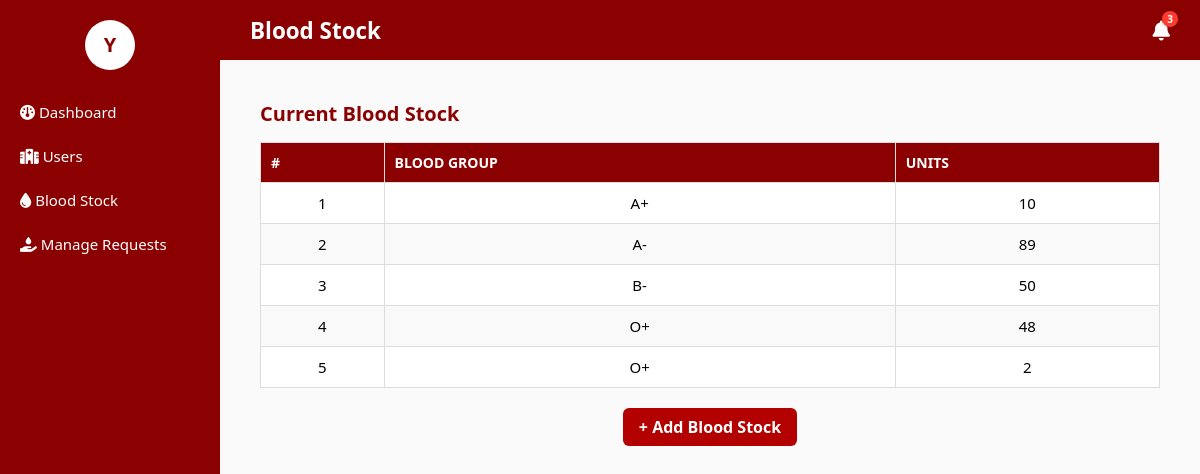
/dashboard/blood_stock_dashboard/ (signed in), run on an earlier commit of the app's database.
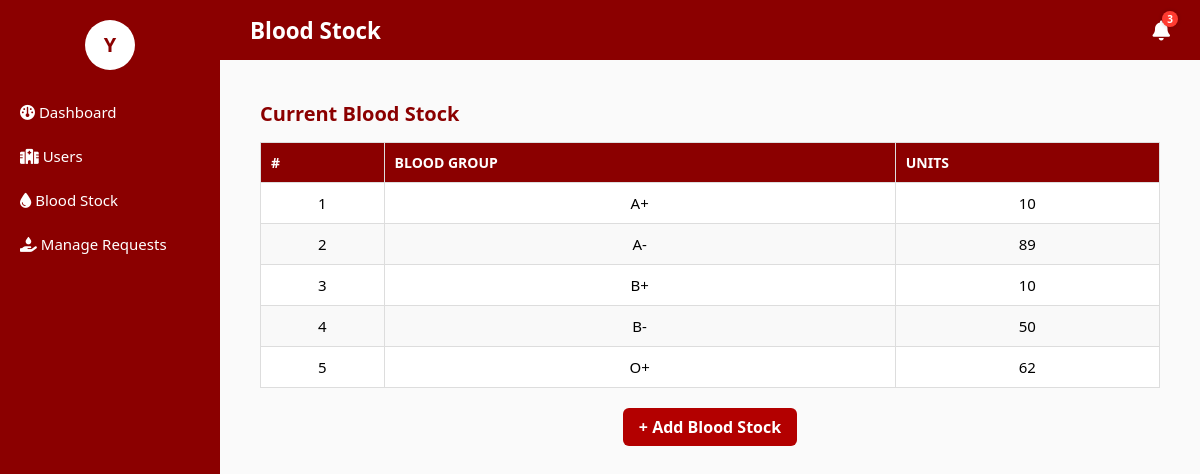
And on a later commit of the database.
### blood_bank_app/models.py (models this page shows, shortened)
class BloodStock(models.Model):
    BLOOD_GROUP_CHOICES = [
        ('A+', 'A+'), ('A-', 'A-'),
        ('B+', 'B+'), ('B-', 'B-'),
        ('AB+', 'AB+'), ('AB-', 'AB-'),
        ('O+', 'O+'), ('O-', 'O-'),
    ]
    blood_group = models.CharField(max_length=3, choices=BLOOD_GROUP_CHOICES)
    units = models.PositiveIntegerField()
    added_at = models.DateTimeField(auto_now_add=True)

### blood_bank_app/views.py (the view)
# urls.py: path('dashboard/blood_stock_dashboard/', views.blood_stock_dashboard, name='blood_stock_dashboard'),
@login_required
def blood_stock_dashboard(request):
    unread_notifications_count = AdminNotification.objects.filter(is_read=False).count()
    if request.method == 'POST':
        form = BloodStockForm(request.POST)
        if form.is_valid():
            blood_group = form.cleaned_data['blood_group']
            units = form.cleaned_data['units']
            stock, created = BloodStock.objects.get_or_create(
                blood_group=blood_group
            )
            if not created:
                stock.units += units
            else:
                stock.units = units
            stock.save()
            messages.success(request, f"{units} units of {blood_group} added successfully!")
            return redirect('blood_stock_dashboard')
    else:
        form = BloodStockForm()
    blood_stock = BloodStock.objects.all().order_by('blood_group')  # ordered by group
    return render(request, 'dashboard/blood_stock_dashboard.html', {
        'form': form,
        'blood_stock': blood_stock,
        'unread_notifications_count': unread_notifications_count,
    })

### blood_bank_app/templates/dashboard/blood_stock_dashboard.html (shortened to what this page needs)
{% extends 'dashboard/admin_base.html' %}
{% block page_title %}Blood Stock{% endblock %}
{% block content_admin %}
<h3 class="section-title">Current Blood Stock</h3>
<table class="styled-table">
    <thead>
        <tr>
            <th>#</th>
            <th>Blood Group</th>
            <th>Units</th>
        </tr>
    </thead>
    <tbody>
        {% for stock in blood_stock %}
        <tr>
            <td>{{ forloop.counter }}</td>
            <td>{{ stock.blood_group }}</td>
            <td>{{ stock.units }}</td>
        </tr>
        {% empty %}
        <tr>
            <td colspan="3" class="text-center">No blood stock available.</td>
        </tr>
        {% endfor %}
    </tbody>
</table>
<div class="button-row">
    <a href="{% url 'admin_add_blood_stock' %}" class="btn-add">
        + Add Blood Stock
    </a>
</div>
{% endblock %}

What changed in the data, as far as the page shows it:
removed BloodStock: blood_group "O+", units "2"
added BloodStock: blood_group "B+", units "10"
changed BloodStock (number 5 of 5 on the later page): units "48" → "62"
